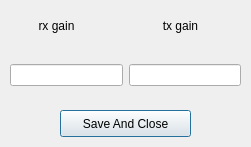
<?xml version="1.0" encoding="UTF-8"?>
<ui version="4.0">
 <class>qpsk_config</class>
 <widget class="QDialog" name="qpsk_config">
  <property name="geometry">
   <rect>
    <x>0</x>
    <y>0</y>
    <width>251</width>
    <height>147</height>
   </rect>
  </property>
  <property name="windowTitle">
   <string>Dialog</string>
  </property>
  <widget class="QPushButton" name="btn_qpsk_config">
   <property name="geometry">
    <rect>
     <x>60</x>
     <y>110</y>
     <width>131</width>
     <height>27</height>
    </rect>
   </property>
   <property name="text">
    <string>Save And Close</string>
   </property>
  </widget>
  <widget class="QLabel" name="label">
   <property name="geometry">
    <rect>
     <x>16</x>
     <y>10</y>
     <width>81</width>
     <height>31</height>
    </rect>
   </property>
   <property name="text">
    <string>rx gain</string>
   </property>
   <property name="alignment">
    <set>Qt::AlignCenter</set>
   </property>
  </widget>
  <widget class="QLabel" name="label_2">
   <property name="geometry">
    <rect>
     <x>140</x>
     <y>10</y>
     <width>81</width>
     <height>31</height>
    </rect>
   </property>
   <property name="text">
    <string>tx gain</string>
   </property>
   <property name="alignment">
    <set>Qt::AlignCenter</set>
   </property>
  </widget>
  <widget class="QWidget" name="horizontalLayoutWidget">
   <property name="geometry">
    <rect>
     <x>10</x>
     <y>50</y>
     <width>231</width>
     <height>51</height>
    </rect>
   </property>
   <layout class="QHBoxLayout" name="horizontalLayout">
    <item>
     <widget class="QLineEdit" name="le_qpsk_rxgain"/>
    </item>
    <item>
     <widget class="QLineEdit" name="le_qpsk_txgain"/>
    </item>
   </layout>
  </widget>
 </widget>
 <resources/>
 <connections/>
</ui>
